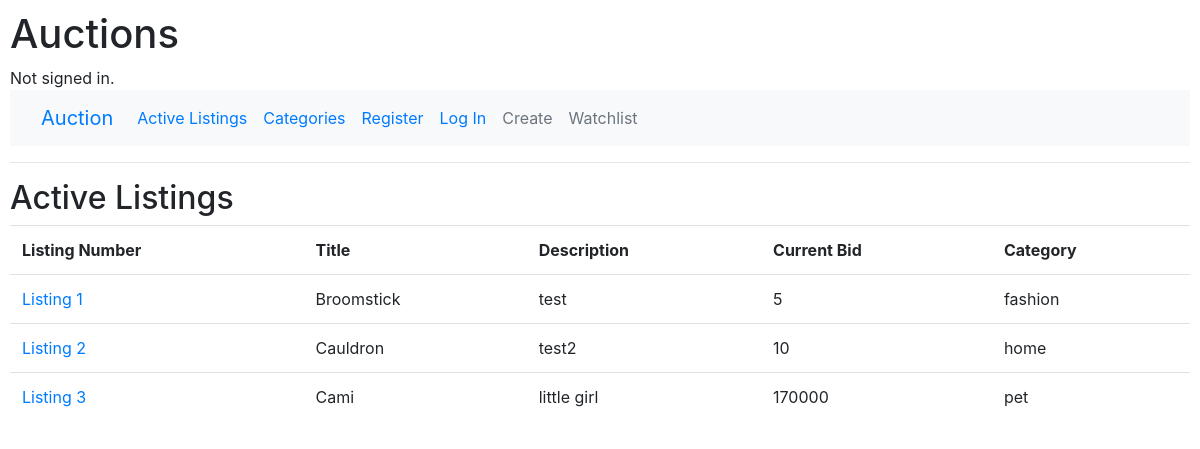
Before: / with the older database file.
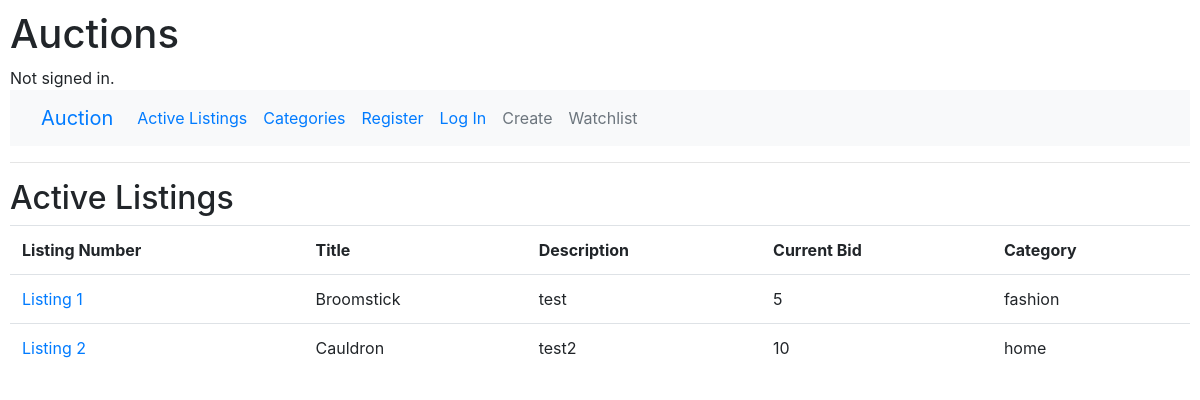
After: the same page with the newer database file.
### auctions/models.py (models this page shows)
class Listing(models.Model):
    title = models.CharField(max_length=64)
    description = models.CharField(max_length=256)
    starting_bid = models.IntegerField()
    photo = models.URLField(blank=True)
    creator = models.ForeignKey(User, on_delete=models.CASCADE, blank=False, related_name="listings", default="")
    active = models.BooleanField(default=True)
    category = models.CharField(max_length=20, blank=True, choices=CATEGORY_CHOICES)

### auctions/views.py (the view)
# urls.py: path("", views.index, name="index"),
def index(request):
    return render(request, "auctions/index.html", {
        "listings": Listing.objects.all()
    })

### auctions/templates/auctions/index.html
{% extends "auctions/layout.html" %}
{% block body %}
    <h2>Active Listings</h2>
    <table class="table">
        <tr>
            <th>Listing Number</th>
            <th>Title</th>
            <th>Description</th>
            <th>Current Bid</th>
            <th>Category</th>
        </tr>
        {% for listing in listings %}
            <tr>
                <td><a href="{% url 'listing' listing.id %}">Listing {{ listing.id }}</a></td>
                <td>{{ listing.title }}</td>
                <td>{{ listing.description }}</td>
                <td>{{ listing.starting_bid }}</td>
                <td>{{ listing.category }}</a></td>
            </tr>
        {% endfor %}
    </table>
{% endblock %}

### auctions/templates/auctions/layout.html (shortened to what this page needs)
{% load static %}
<!DOCTYPE html>
<html lang="en">
    <head>
        <link rel="stylesheet" href="https://stackpath.bootstrapcdn.com/bootstrap/4.4.1/css/bootstrap.min.css">
        <link href="{% static 'auctions/styles.css' %}" rel="stylesheet">
    </head>
    <body>
        <h1>Auctions</h1>
        <div>
            {% if user.is_authenticated %}
                Signed in as <strong>{{ user.username }}</strong>.
            {% else %}
                Not signed in.
            {% endif %}
        </div>
        <nav class="navbar navbar-expand-lg bg-light">
            <div class="container-fluid">
              <a class="navbar-brand" href="/">Auction</a>
              <div class="collapse navbar-collapse" id="navbarNavAltMarkup">
                <div class="navbar-nav">
                  <a class="nav-link active" aria-current="page" href="{% url 'index' %}">Active Listings</a>
                  <a class="nav-link" href="{% url 'categories' %}">Categories</a>
                  {% if user.is_authenticated %}
                    <a class="nav-link" href="{% url 'create' %}">Create</a>
                    <a class="nav-link" href="{% url 'watchlist' %}">Watchlist</a>
                    <a class="nav-link" href="{% url 'logout' %}">Log Out</a>
                    <a class="nav-link disabled">Register</a>
                  {% else %}
                    <a class="nav-link" href="{% url 'register' %}">Register</a>
                    <a class="nav-link" href="{% url 'login' %}">Log In</a>
                    <a class="nav-link disabled" href="{% url 'create' %}">Create</a>
                    <a class="nav-link disabled" href="{% url 'watchlist' %}">Watchlist</a>
                  {% endif %}
                </div>
              </div>
            </div>
        </nav>
        <hr>
        {% block body %}
        {% endblock %}
    </body>
</html>

### auctions/static/auctions/styles.css (style rules this page uses)
body { padding: 10px; }

Changed rows visible on the page:
removed Listing: id "3", title "Cami", description "little girl", starting_bid "170000", category "pet"
